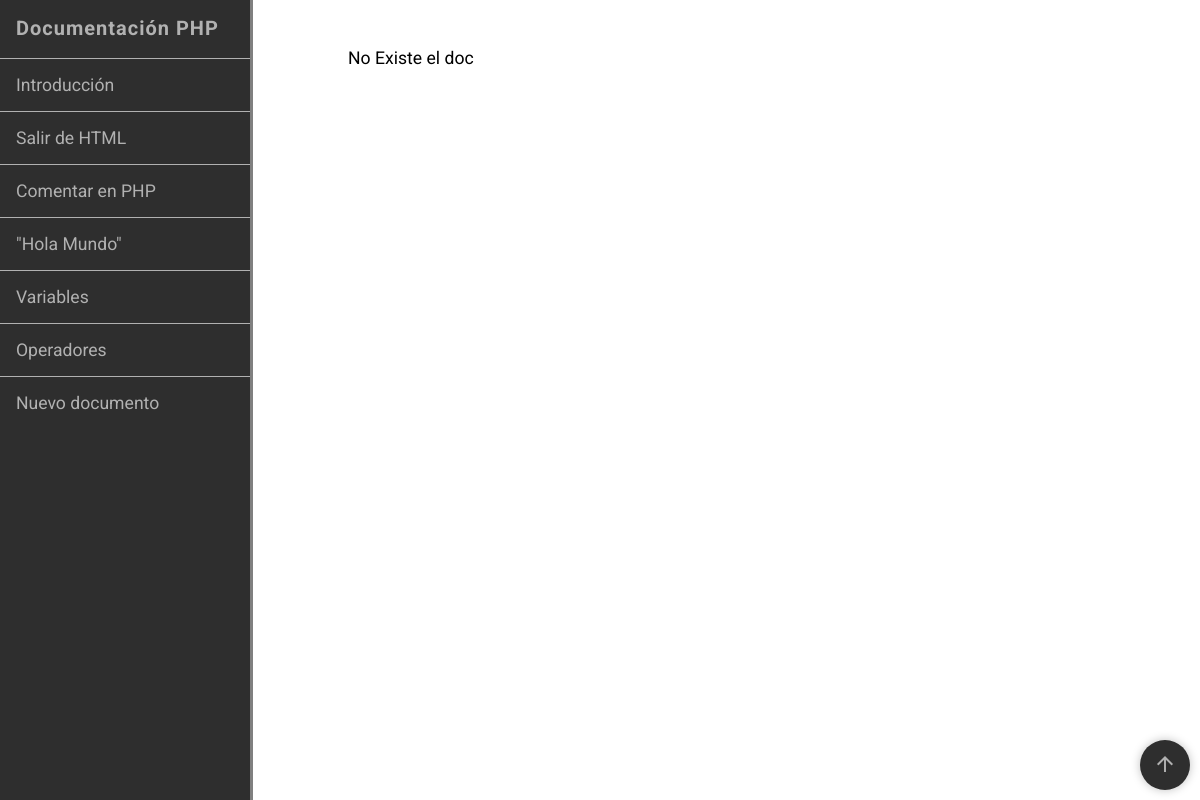
Page /index.php/documento/ver/1 on the committed database.
### tables this page shows
CREATE TABLE `documentos` (
  `documento_id` int(11) NOT NULL,
  `titulo` varchar(100) NOT NULL,
  `orden` int(11) NOT NULL DEFAULT 1,
  `fecha` datetime NOT NULL DEFAULT current_timestamp(),
  `fecha_modificacion` datetime DEFAULT NULL,
  `estado` tinyint(4) NOT NULL DEFAULT 1
);

### application/controllers/Documento.php (called while the page is built, shortened)
<?php
class Documento extends CI_Controller{
    function __construct()
    {
        $this->load->model('Documentos_model');
    }
    function ver($documento_id=""){
        $data["documento"]= $this->Documentos_model->get_documento($documento_id);
        $data['documentos'] = $this->Documentos_model->get_all_documentos();
        if(isset($data["documento"]['documento_id'])){
            $ruta=FCPATH."docs\\".$data["documento"]['documento_id'].".txt";
            if(file_exists($ruta)){
                $data["documento"]["contenido"]=file_get_contents($ruta);
            }else{
                $data["documento"]["contenido"]= "No Existe el doc";
            }
            $data['_view'] = 'documentos/ver';
            $this->load->view('layouts/main',$data);
        }else{
            echo "NO EXISTE";
        }
    }
}

### index.php (called while the page is built, shortened)
<?php
require_once BASEPATH.'core/CodeIgniter.php';

### application/models/Documentos_model.php (called while the page is built, shortened)
<?php
class Documentos_model extends CI_Model
{
    function get_documento($documento_id)
    {
        return $this->db->get_where('documentos',array('documento_id'=>$documento_id))->row_array();
    }
    function get_all_documentos()
    {
        $this->db->order_by('orden', 'asc');
        return $this->db->get('documentos')->result_array();
    }
}

### application/views/layouts/main.php (the view, shortened to what this page needs)
<!doctype html>
<html lang="es">
  <head>
    <link rel="stylesheet" type = "text/css"  href ="<?php echo base_url(); ?>styles.css">
  </head>
  <body>
    <main id="main-doc">
      <nav id="navbar">
        <header id="PHP">Documentación PHP</header>
          <ul id="nav-list">
            <?php foreach($documentos as $d){ ?>
            <li class="nav-links"><a href="<?php echo site_url("documento/ver/".$d['documento_id']); ?>"><?php echo $d['titulo']; ?></a></li>
            <?php } ?>
          </ul>
      </nav>
      <button id="buttonScrollToTop">
        <i class="material-icons">arrow_upward</i>
      </button>
    </main>
  </body>
</html>

### styles.css (style rules this page uses)
body { margin: 0px; font-family: "Roboto", open-sans; font-size: 110%; }
a { text-decoration: none; color: #b1b1b1; }
#navbar { position: fixed; top: 0px; left: 0px; overflow: auto; height: 100vh; display: flex; flex-direction: column; border-style: solid; border-width: 0 0.2rem 0 0; border-color: grey; min-width: 250px; background-color: #2e2e2e; color: #b1b1b1; }
#PHP { font-size: 20px; font-weight: bold; letter-spacing: 1px; padding: 1rem 0 0 1rem; }
#nav-list { list-style-type: none; padding-left: 0; }
.nav-links { border-style: solid; border-width: 0.1rem 0 0 0; padding: 1rem 5rem 1rem 1rem; }
header { font-size: 35px; padding-bottom: 1rem; }
#buttonScrollToTop { position: fixed; right: 10px; bottom: 10px; width: 50px; height: 50px; border-radius: 50%; background: #2e2e2e; box-shadow: 0 0 10px rgb(0, 0, 0, 0.25); color: #b1b1b1; border: none; outline: none; cursor: pointer; }

### rows in the picture
documentos: titulo "Introducción"
documentos: titulo "Salir de HTML"
documentos: titulo "Comentar en PHP"
documentos: titulo "\"Hola Mundo\""
documentos: titulo "Variables"
documentos: titulo "Operadores"
documentos: titulo "Nuevo documento"

### other values in the picture
$documento["contenido"] "No Existe el doc"
